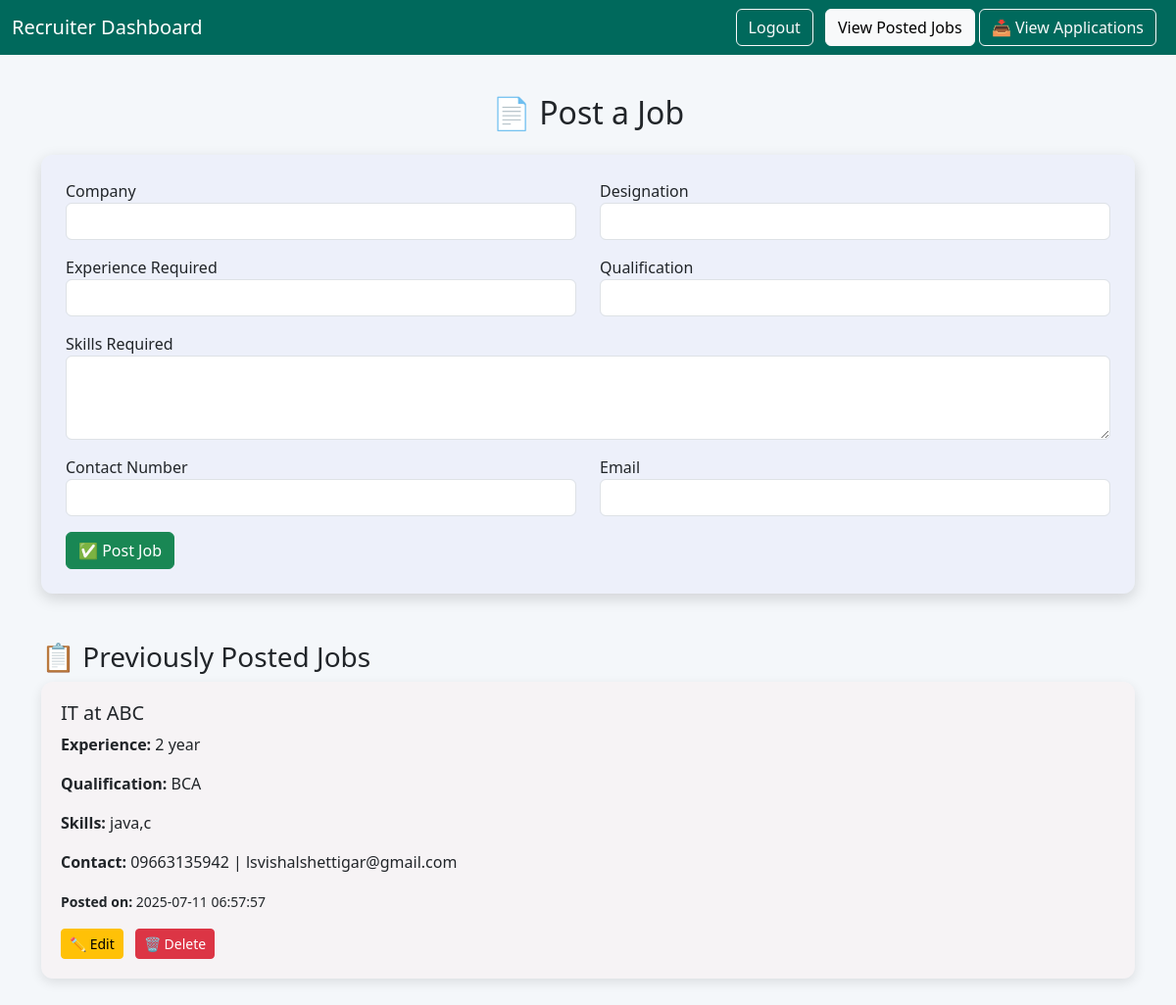
Screenshot of /job-postings (signed in) with the database file from the repository.
### tables this page shows
CREATE TABLE job (
            id INTEGER PRIMARY KEY AUTOINCREMENT,
            recruiter_id INTEGER,
            company TEXT NOT NULL,
            designation TEXT NOT NULL,
            experience_required TEXT,
            qualification TEXT,
            skills_required TEXT,
            contact_number TEXT,
            email TEXT,
            posted_at TIMESTAMP DEFAULT CURRENT_TIMESTAMP
        );

### app.py (the view, shortened to what this page needs)
@app.route('/job-postings', methods=['GET', 'POST'])
def job_postings():
    if 'recruiter_id' not in session:
        return redirect('/recruiter-login')
    recruiter_id = session['recruiter_id']
    conn = get_db_connection()
    cursor = conn.cursor()
    cursor.execute("SELECT * FROM job WHERE recruiter_id = ? ORDER BY posted_at DESC", (recruiter_id,))
    jobs = cursor.fetchall()
    conn.close()
    return render_template("job_postings.html", jobs=jobs, job_data=None)

### app.py (called while the page is built)
def get_db_connection():
    conn = sqlite3.connect('career_counselor.db')
    conn.row_factory = sqlite3.Row
    return conn

### templates/job_postings.html (shortened to what this page needs)
<!DOCTYPE html>
<html lang="en">
<head>
  <link href="https://cdn.jsdelivr.net/npm/bootstrap@5.3.0/dist/css/bootstrap.min.css" rel="stylesheet">
  <link rel="stylesheet" href="https://cdnjs.cloudflare.com/ajax/libs/animate.css/4.1.1/animate.min.css"/>
</head>
<body>
<nav class="navbar navbar-expand-lg navbar-custom mb-4">
  <div class="container-fluid">
    <a class="navbar-brand" href="#">Recruiter Dashboard</a>
    <div class="ms-auto">
      <a href="{{ url_for('logout1') }}" class="btn btn-outline-light me-2">Logout</a>
      <a href="#jobList" class="btn btn-light">View Posted Jobs</a>
      <a href="/view-applications" class="btn btn-outline-light me-2">📥 View Applications</a>
    </div>
  </div>
</nav>
<div class="container py-3">
  <h2 class="mb-4 text-center">📄 Post a Job</h2>
  <div class="job-form">
    <form method="POST">
      <div class="row mb-3">
        <div class="col-md-6">
          <label>Company</label>
          <input type="text" class="form-control" name="company" value="{{ job_data.company if job_data }}" required>
        </div>
        <div class="col-md-6">
          <label>Designation</label>
          <input type="text" class="form-control" name="designation" value="{{ job_data.designation if job_data }}" required>
        </div>
      </div>
      <div class="row mb-3">
        <div class="col-md-6">
          <label>Experience Required</label>
          <input type="text" class="form-control" name="experience_required" value="{{ job_data.experience_required if job_data }}">
        </div>
        <div class="col-md-6">
          <label>Qualification</label>
          <input type="text" class="form-control" name="qualification" value="{{ job_data.qualification if job_data }}">
        </div>
      </div>
      <div class="mb-3">
        <label>Skills Required</label>
        <textarea class="form-control" name="skills_required" rows="3">{{ job_data.skills_required if job_data }}</textarea>
      </div>
      <div class="row mb-3">
        <div class="col-md-6">
          <label>Contact Number</label>
          <input type="text" class="form-control" name="contact_number" value="{{ job_data.contact_number if job_data }}">
        </div>
        <div class="col-md-6">
          <label>Email</label>
          <input type="email" class="form-control" name="email" value="{{ job_data.email if job_data }}">
        </div>
      </div>
      <button type="submit" class="btn btn-success">{{ 'Update Job' if job_data else '✅ Post Job' }}</button>
    </form>
  </div>
  <h3 id="jobList" class="mt-5">📋 Previously Posted Jobs</h3>
  {% if jobs %}
    {% for job in jobs %}
    <div class="job-card">
      <h5>{{ job['designation'] }} at {{ job['company'] }}</h5>
      <p><strong>Experience:</strong> {{ job['experience_required'] }}</p>
      <p><strong>Qualification:</strong> {{ job['qualification'] }}</p>
      <p><strong>Skills:</strong> {{ job['skills_required'] }}</p>
      <p><strong>Contact:</strong> {{ job['contact_number'] }} | {{ job['email'] }}</p>
      <small><strong>Posted on:</strong> {{ job['posted_at'] }}</small>
      <div class="mt-3">
        <a href="{{ url_for('edit_job', job_id=job['id']) }}" class="btn btn-warning btn-sm me-2">✏️ Edit</a>
        <a href="{{ url_for('delete_job', job_id=job['id']) }}" class="btn btn-danger btn-sm" onclick="return confirm('Are you sure you want to delete this job?')">🗑 Delete</a>
      </div>
    </div>
    {% endfor %}
  {% else %}
    <p class="text-muted">No job postings yet.</p>
  {% endif %}
</div>
</body>
</html>

### templates/job_postings.html (style rules this page uses)
body { background: #f4f7fa; }
.navbar-custom { background-color: #00695c; }
.navbar-custom .navbar-brand, .navbar-custom .nav-link { color: rgb(255, 255, 255); }
.job-card { background-color: #fbe2e23a; border-radius: 12px; padding: 20px; margin-bottom: 20px; box-shadow: 0 4px 12px rgba(0,0,0,0.1); }
.job-form { background: #d4d8fb3f; padding: 25px; border-radius: 12px; box-shadow: 0 5px 15px rgba(0,0,0,0.15); margin-bottom: 40px; }

### rows the page displays
job: designation "IT", company "ABC", experience_required "2 year", qualification "BCA", skills_required "java,c", contact_number "09663135942", email "lsvishalshettigar@gmail.com", posted_at "2025-07-11 06:57:57"

### other values shown
{{ 'Update Job' if job_data else '✅ Post Job' }} "✅ Post Job"
